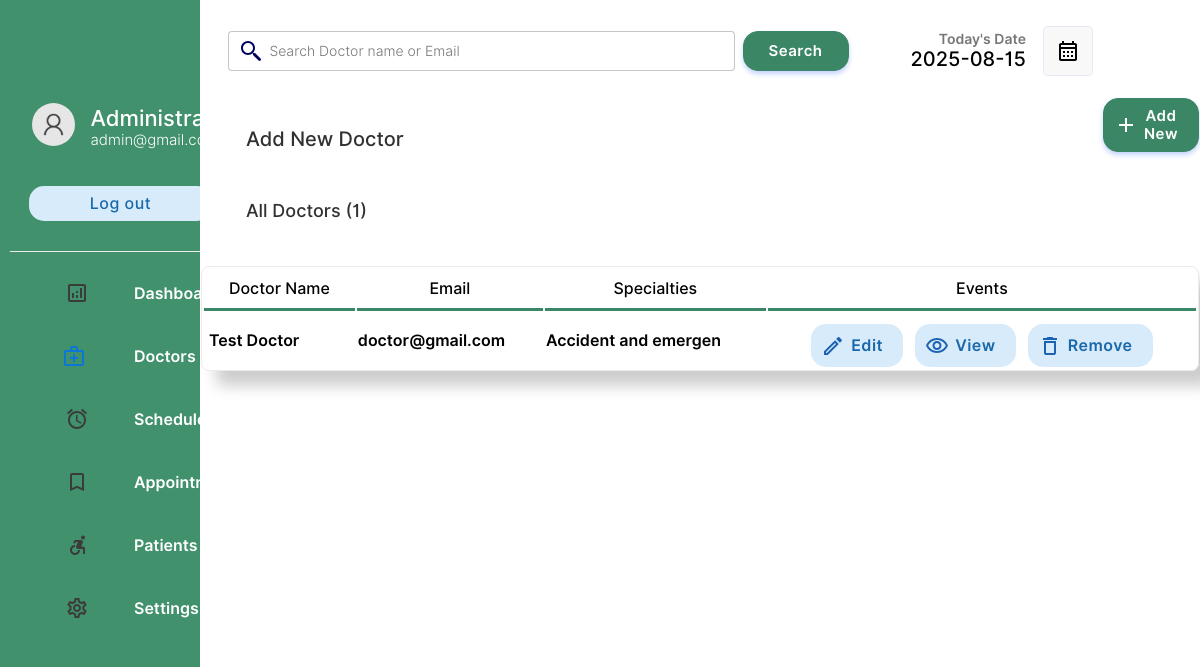
The app's page /doctor/doctors.php (signed in) with its own data.
### tables this page shows
CREATE TABLE `doctor` (
  `docid` int(11) NOT NULL,
  `docemail` varchar(255) DEFAULT NULL,
  `docname` varchar(255) DEFAULT NULL,
  `docpassword` varchar(255) DEFAULT NULL,
  `docnic` varchar(15) DEFAULT NULL,
  `doctel` varchar(15) DEFAULT NULL,
  `specialties` int(2) DEFAULT NULL,
  PRIMARY KEY (`docid`)
);

CREATE TABLE `specialties` (
  `id` int(2) NOT NULL AUTO_INCREMENT,
  `sname` varchar(50) DEFAULT NULL,
  PRIMARY KEY (`id`)
);

### doctor/doctors.php (the view, shortened to what this page needs)
<!DOCTYPE html>
<html lang="en">
<head>
    <link rel="stylesheet" href="../css/animations.css">
    <link rel="stylesheet" href="../css/main.css">
    <link rel="stylesheet" href="../css/admin.css">
</head>
<body>
    <?php
    include("../connection.php");
    ?>
    <div class="container">
        <div class="menu">
            <table class="menu-container" border="0">
                <tr>
                    <td style="padding:10px" colspan="2">
                        <table border="0" class="profile-container">
                            <tr>
                                <td width="30%" style="padding-left:20px" >
                                    <img src="../img/user.png" alt="" width="100%" style="border-radius:50%">
                                </td>
                                <td style="padding:0px;margin:0px;">
                                    <p class="profile-title">Administrator</p>
                                    <p class="profile-subtitle">admin@gmail.com</p>
                                </td>
                            </tr>
                            <tr>
                                 <tr>
                            <td colspan="2">
        <button onclick="confirmLogout()" class="logout-btn btn-primary-soft btn">Log out</button>
    </td>
</tr>
                            </tr>
                            </tr>
                    </table>
                <tr class="menu-row" >
                    <td class="menu-btn menu-icon-dashbord" >
                        <a href="index.php" class="non-style-link-menu"><div><p class="menu-text">Dashboard</p></a></div></a>
                <tr class="menu-row">
                    <td class="menu-btn menu-icon-doctor menu-active menu-icon-doctor-active">
                        <a href="doctors.php" class="non-style-link-menu non-style-link-menu-active"><div><p class="menu-text">Doctors</p></a></div>
                <tr class="menu-row" >
                    <td class="menu-btn menu-icon-schedule">
                        <a href="schedule.php" class="non-style-link-menu"><div><p class="menu-text">Schedule</p></div></a>
                    </td>
                </tr>
                <tr class="menu-row">
                    <td class="menu-btn menu-icon-appoinment">
                        <a href="appointment.php" class="non-style-link-menu"><div><p class="menu-text">Appointment</p></a></div>
                    </td>
                </tr>
                <tr class="menu-row" >
                    <td class="menu-btn menu-icon-patient">
                        <a href="patient.php" class="non-style-link-menu"><div><p class="menu-text">Patients</p></a></div>
                    </td>
                </tr>
                <tr class="menu-row" >
                    <td class="menu-btn menu-icon-settings">
                        <a href="settings.php" class="non-style-link-menu"><div><p class="menu-text">Settings</p></a></div>
                    </td>
                </tr>
        <div class="dash-body">
            <table border="0" width="100%" style=" border-spacing: 0;margin:0;padding:0;margin-top:25px; ">
                <tr >
                    <td>
                        <form action="" method="post" class="header-search">
                            <input type="search" name="search" class="input-text header-searchbar" placeholder="Search Doctor name or Email" list="doctors">&nbsp;&nbsp;
                            <?php
                                $list11 = $database->query("select  docname,docemail from  doctor;");
?>
                            <input type="Submit" value="Search" class="login-btn btn-primary btn" style="padding-left: 25px;padding-right: 25px;padding-top: 10px;padding-bottom: 10px;">
                        </form>
                    </td>
                    <td width="15%">
                        <p style="font-size: 14px;color: rgb(119, 119, 119);padding: 0;margin: 0;text-align: right;">
                            Today's Date
                        </p>
                        <p class="heading-sub12" style="padding: 0;margin: 0;">
                            <?php
                        $date = date('Y-m-d');
                        echo $date;
                        ?>
                        </p>
                    </td>
                    <td width="10%">
                        <button  class="btn-label"  style="display: flex;justify-content: center;align-items: center;"><img src="../img/calendar.svg" width="100%"></button>
                    </td>
                </tr>
                <tr >
                    <td colspan="2" style="padding-top:30px;">
                        <p class="heading-main12" style="margin-left: 45px;font-size:20px;color:rgb(49, 49, 49)">Add New Doctor</p>
                    </td>
                    <td colspan="2">
                        <a href="?action=add&id=none&error=0" class="non-style-link"><button  class="login-btn btn-primary btn button-icon"  style="display: flex;justify-content: center;align-items: center;margin-left:75px;background-image: url('../img/icons/add.svg');">Add New</font></button>
                            </a></td>
                </tr>
                <tr>
                    <td colspan="4" style="padding-top:10px;">
                        <p class="heading-main12" style="margin-left: 45px;font-size:18px;color:rgb(49, 49, 49)">All Doctors (<?php echo $list11->num_rows; ?>)</p>
                    </td>
                </tr>
                <?php
                    if($_POST){
                        $keyword=$_POST["search"];
                        $sqlmain= "select * from doctor where docemail='$keyword' or docname='$keyword' or docname like '$keyword%' or docname like '%$keyword' or docname like '%$keyword%'";
                    }else{
                        $sqlmain= "select * from doctor order by docid desc";
                    }
                ?>
                <tr>
                   <td colspan="4">
                       <center>
                        <div class="abc scroll">
                        <table width="93%" class="sub-table scrolldown" border="0">
                        <thead>
                        <tr>
                                <th class="table-headin">
                                Doctor Name
                                </th>
                                <th class="table-headin">
                                    Email
                                </th>
                                <th class="table-headin">
                                    Specialties
                                </th>
                                <th class="table-headin">
                                    Events
                                </tr>
                        </thead>
                        <tbody>
                            <?php
                                $result= $database->query($sqlmain);
                                if($result->num_rows==0){
                                    echo '<tr>
                                    <td colspan="4">
                                    <br><br><br><br>
                                    <center>
                                    <img src="../img/notfound.svg" width="25%">
                                    <br>
                                    <p class="heading-main12" style="margin-left: 45px;font-size:20px;color:rgb(49, 49, 49)">We cannot find anything related to your keywords !</p>
                                    <a class="non-style-link" href="doctors.php"><button  class="login-btn btn-primary-soft btn"  style="display: flex;justify-content: center;align-items: center;margin-left:20px;">&nbsp; Show all Doctors &nbsp;</font></button>
                                    </a>
                                    </center>
                                    <br><br><br><br>
                                    </td>
                                    </tr>';
                                }
                                else{
                                for ( $x=0; $x<$result->num_rows;$x++){
                                    $row=$result->fetch_assoc();
                                    $docid=$row["docid"];
                                    $name=$row["docname"];
                                    $email=$row["docemail"];
                                    $spe=$row["specialties"];
                                    $spcil_res= $database->query("select sname from specialties where id='$spe'");
                                    $spcil_array= $spcil_res->fetch_assoc();
                                    $spcil_name=$spcil_array["sname"];
                                    echo '<tr>
                                        <td> &nbsp;'.
                                        substr($name,0,30)
                                        .'</td>
                                        <td>
                                        '.substr($email,0,20).'
                                        </td>
                                        <td>
                                            '.substr($spcil_name,0,20).'
                                        </td>
                                        <td>
                                        <div style="display:flex;justify-content: center;">
                                        <a href="?action=edit&id='.$docid.'&error=0" class="non-style-link"><button  class="btn-primary-soft btn button-icon btn-edit"  style="padding-left: 40px;padding-top: 12px;padding-bottom: 12px;margin-top: 10px;"><font class="tn-in-text">Edit</font></button></a>
                                        &nbsp;&nbsp;&nbsp;
                                        <a href="?action=view&id='.$docid.'" class="non-style-link"><button  class="btn-primary-soft btn button-icon btn-view"  style="padding-left: 40px;padding-top: 12px;padding-bottom: 12px;margin-top: 10px;"><font class="tn-in-text">View</font></button></a>
                                       &nbsp;&nbsp;&nbsp;
                                       <a href="?action=drop&id='.$docid.'&name='.$name.'" class="non-style-link"><button  class="btn-primary-soft btn button-icon btn-delete"  style="padding-left: 40px;padding-top: 12px;padding-bottom: 12px;margin-top: 10px;"><font class="tn-in-text">Remove</font></button></a>
                                        </div>
                                        </td>
                                    </tr>';
                                }
                            }
                            ?>
                            </tbody>
                        </table>
                        </div>
                        </center>
                   </td>
                </tr>
            </table>
        </div>
</body>
</html>

### css/main.css (style rules this page uses)
:root { --primarycolor: #3b8665; --primarycolorhover: #14412d; --btnice:#146640; --btnnicetext:#4F7DF1; }
body { margin: 0; padding: 0; border-spacing: 0; font-family: 'Inter', sans-serif; }
.input-text { border-radius: 4px; border: 0.5px solid rgb(226, 226, 226); padding: 10px; width: 92%; transition: 0.2s; outline: none; }
.input-text { border: 1px solid #e9ecef; font-size: 14px; line-height: 26px; background-color: #fff; display: block; width: 100%; padding: .375rem .75rem; font-weight: 300; line-height: 1.5; color: #212529; background-clip: padding-box; -webkit-appearance: none; -moz-appearance: none; appearance: none; border-radius: .25rem; transition: border-color .15s ease-in-out,box-shadow .15s ease-in-out; }
.input-text::placeholder { font-family: 'Inter', sans-serif; }
.btn { cursor: pointer; padding: 8px 20px; outline: none; text-decoration: none; font-size: 15px; letter-spacing: 0.5px; transition: all 0.3s; border-radius: 5px; font-family: 'Inter', sans-serif; border-radius: 15px; }
.btn-primary { background-color: var(--primarycolor) ; border: 1px solid var(--primarycolor) ; color: #fff ; border-radius: 15px; box-shadow: 0 3px 5px 0 rgba(57,108,240,0.3); }
.btn-primary-soft { background-color: #D8EBFA ; color: #1969AA; font-weight: 500; font-size: 16px; border: none; }
.non-style-link:link { text-decoration: none; color: #333 ; }
.btn-label { margin-left: 10px; padding: 12px 12px; outline: none; text-decoration: none; font-size: 15px; letter-spacing: 0.5px; transition: all 0.3s; border-radius: 5px; background-color: #f0f0f073; border: 1px solid rgba(57,108,240,0.1) ; font-family: 'Inter', sans-serif; }
.sub-table { border: 1px solid #ebebeb; border-radius: 8px; }
.table-headin { font-size: 16px; font-weight: 500; padding: 10px; border-bottom: 3px solid var(--primarycolor); }
input[type=search] { background-image: url('../img/search.svg'); background-position: 10px 50%; background-repeat: no-repeat; transition: 0.5s; padding: 8px 20px 8px 40px; }
.button-icon { background-position: 10px 50%; background-repeat: no-repeat; transition: 0.5s; padding: 8px 20px 8px 40px; }
.menu-btn { padding:6px; color: #3b3b3b; background-position: 30% 50%; background-repeat: no-repeat; transition: 0.5s; }
.sub-table { width: 100%; }
.menu-active { color: var(--primarycolor); border-right: 10px solid var(--primarycolor); background-color: var(); }
.non-style-link-menu:link, .non-style-link-menu:visited, .non-style-link-menu:active { text-decoration: none; color: #3b3b3b; }
.non-style-link-menu-active:link, .non-style-link-menu-active:visited, .non-style-link-menu-active:active { text-decoration: none; color: var(--primarycolor); }
.menu-icon-dashbord { background-image: url('../img/icons/dashboard.svg'); }
.menu-icon-doctor { background-image: url('../img/icons/doctors.svg'); }
.menu-icon-schedule { background-image: url('../img/icons/schedule.svg'); }
.menu-icon-appoinment { background-image: url('../img/icons/book.svg'); }
.menu-icon-patient { background-image: url('../img/icons/patients.svg'); }
.menu-icon-settings { background-image: url('../img/icons/settings.svg'); }
.menu-icon-doctor:hover,.menu-icon-doctor-active { color: var(--primarycolorhover); background-image: url('../img/icons/doctors-hover.svg'); }
.btn-edit { background-image: url('../img/icons/edit-iceblue.svg'); }
.btn-view { background-image: url('../img/icons/view-iceblue.svg'); padding-left: 40px; padding-top: 12px; padding-bottom: 12px; margin-top: 10px; }
.btn-delete { background-image: url('../img/icons/delete-iceblue.svg'); }

### doctor/doctors.php (style rules this page uses)
.sub-table { animation: transitionIn-Y-bottom 0.5s; }

### records on screen
doctor: docname "Test Doctor", docemail "doctor@gmail.com", specialties.sname "Accident and emergen"

### other values on screen
$list11->num_rows "1"
